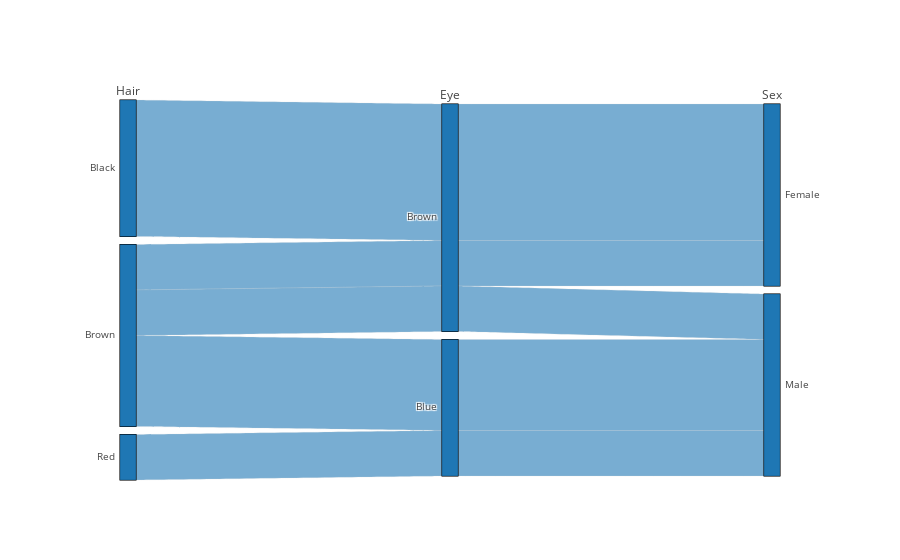

Here is the notebook cell this chart was saved with:
### Markdown cell above
#### Parallel Categories Diagram
The parallel categories diagram is a visualization of multi-dimensional categorical data sets.  Each variable in the data set is represented by a column of rectangles, where each rectangle corresponds to a discrete value taken on by that variable.  The relative heights of the rectangles reflect the relative frequency of occurrence of the corresponding value.

Combinations of category rectangles across dimensions are connected by ribbons, where the height of the ribbon corresponds to the relative frequency of occurrence of the combination of categories in the data set.

#### Basic Parallel Categories Diagram
In this first example, we visualize the hair color, eye color, and sex of a sample of 8 people.  Hovering over a category rectangle displays a tooltip with the number of people with that single trait. Hovering over a ribbon in the diagram displays a tooltip with the number of people with a particular combination of the three traits connected by the ribbon.

The dimension labels can be dragged horizontally to reorder the dimensions and the category rectangles can be dragged vertically to reorder the categories within a dimension.

### Code cell
parcats = go.Parcats(
    dimensions=[
        {'label': 'Hair',
         'values': ['Black', 'Black', 'Black', 'Brown',
                    'Brown', 'Brown', 'Red', 'Brown']},
        {'label': 'Eye',
         'values': ['Brown', 'Brown', 'Brown', 'Brown',
                    'Brown', 'Blue', 'Blue', 'Blue']},
        {'label': 'Sex',
         'values': ['Female', 'Female', 'Female', 'Male',
                    'Female', 'Male', 'Male', 'Male']}]
)

iplot([parcats])

### Figure 1 — Plotly figure (JSON) as saved in the notebook; plotly's stock layout.template omitted (floating-point values rounded to 4 significant figures)
{"data": [{"uid": "9460d184-5743-4cdd-8e13-f448ea3e51b5", "type": "parcats", "dimensions": [{"label": "Hair", "values": ["Black", "Black", "Black", "Brown", "Brown", "Brown", "Red", "Brown"]}, {"label": "Eye", "values": ["Brown", "Brown", "Brown", "Brown", "Brown", "Blue", "Blue", "Blue"]}, {"label": "Sex", "values": ["Female", "Female", "Female", "Male", "Female", "Male", "Male", "Male"]}]}], "layout": {}}
